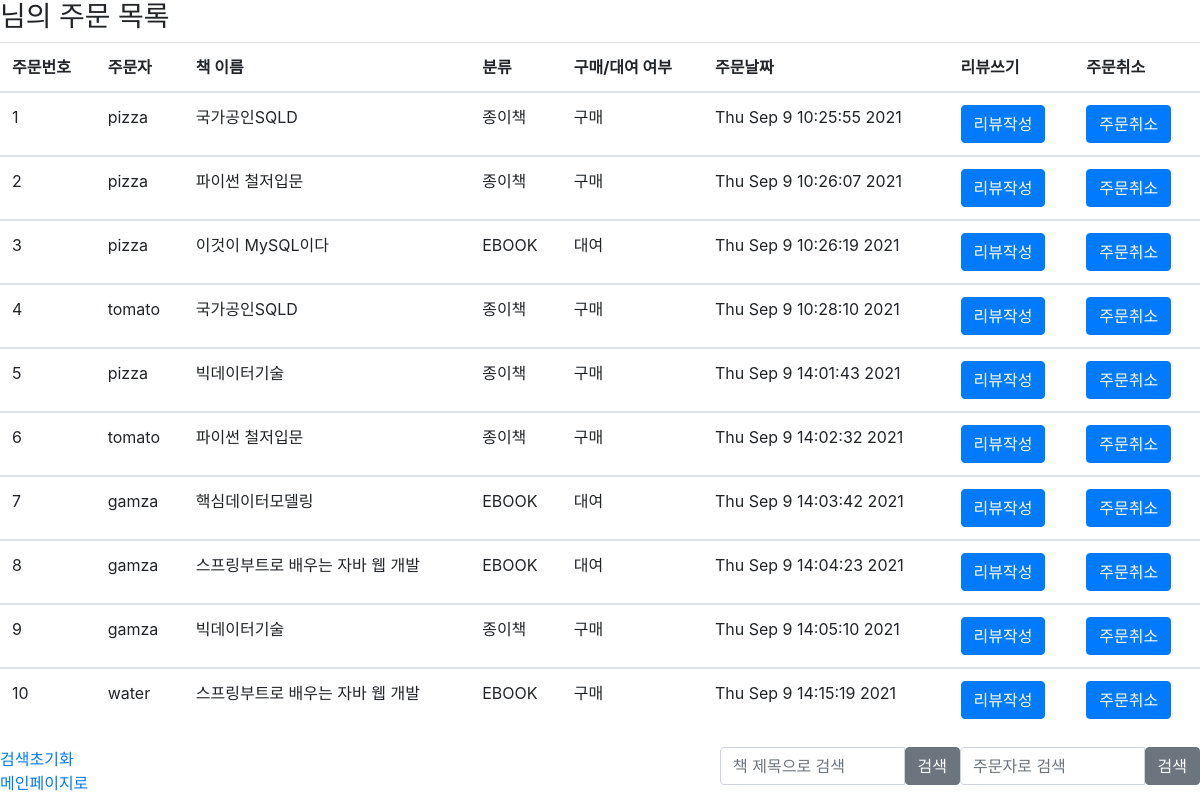
The app's page /order/list with its own data.
### models/mem_model.py (models this page shows)
class Order(db.Model):
    order_no = db.Column(db.Integer, primary_key=True)
    orderer = db.Column(db.String(20), db.ForeignKey('member.id', ondelete='CASCADE'))
    book_title = db.Column(db.String(20), nullable=False)
    book_type = db.Column(db.String(20), nullable=False)
    buy_rental = db.Column(db.String(20), nullable=False)
    date = db.Column(db.DateTime(), nullable=False)
    expire = db.Column(db.DateTime())
    member = db.relationship('Member', backref=db.backref('order_set'))

### routes/ord_route.py (the view)
@bp.route('/list')
def list():
    olist = service.getAll()
    return render_template('order/list.html', olist = olist)

### models/mem_model.py (called while the page is built)
    def getAll(self):
        return Order.query.order_by(Order.order_no.asc())

### templates/order/list.html (shortened to what this page needs)
<!DOCTYPE html>
<html lang="en">
<head>
    <link href="{{ url_for('static', filename='bootstrap.min.css') }}" rel="stylesheet">
</head>
<body>
<h3>{{session.login_id}}님의 주문 목록</h3>
<table class="table" id="list-table">
    <thead>
        <tr>
            <th scope="col">주문번호</th>
            <th scope="col">주문자</th>
            <th scope="col">책 이름</th>
            <th scope="col">분류</th>
            <th scope="col">구매/대여 여부</th>
            <th scope="col">주문날짜</th>
            <th scope="col">리뷰쓰기</th>
            <th scope="col">주문취소</th>
        </tr>
    </thead>
    {% for o in olist %}
    <tbody>
        <tr>
            <td>{{o.order_no}}</td>
            <td>{{o.orderer}}</td>
            <td>{{o.book_title}}</td>
            <td>{{o.book_type}}</td>
            <td>{{o.buy_rental}}</td>
            <td>{{o.date.strftime("%c")}}</td>
            <td><input type="button" value="리뷰작성" class="btn-primary btn"></td>
            <td><input type="button" value="주문취소" class="btn-primary btn"></td>
        </tr>
    {% endfor %}
    </tbody>
</table>
<form name="f">
    <div class="input-group">
        <input type="text" class="form-control" name="orderer" placeholder="주문자로 검색" >
        <span class="input-group-btn">
            <button class="btn btn-secondary" type="button" onclick="a()">검색</button>
        </span>
    </div>
    <div class="input-group">
        <input type="text" class="form-control" name="book_title" placeholder="책 제목으로 검색">
        <span class="input-group-btn">
            <button class="btn btn-secondary" type="button" onclick="b()">검색</button>
        </span>
    </div>
</form>
<a href="/order/myOrder">검색초기화</a><br>
<a href="/">메인페이지로</a>
</body>
</html>

### templates/order/list.html (style rules this page uses)
div.input-group { width: 20%; float: right; }

### records on screen
Order: order_no "1", orderer "pizza", book_title "국가공인SQLD", book_type "종이책", buy_rental "구매", date "Thu Sep 9 10:25:55 2021"
Order: order_no "2", orderer "pizza", book_title "파이썬 철저입문", book_type "종이책", buy_rental "구매", date "Thu Sep 9 10:26:07 2021"
Order: order_no "3", orderer "pizza", book_title "이것이 MySQL이다", book_type "EBOOK", buy_rental "대여", date "Thu Sep 9 10:26:19 2021"
Order: order_no "4", orderer "tomato", book_title "국가공인SQLD", book_type "종이책", buy_rental "구매", date "Thu Sep 9 10:28:10 2021"
Order: order_no "5", orderer "pizza", book_title "빅데이터기술", book_type "종이책", buy_rental "구매", date "Thu Sep 9 14:01:43 2021"
Order: order_no "6", orderer "tomato", book_title "파이썬 철저입문", book_type "종이책", buy_rental "구매", date "Thu Sep 9 14:02:32 2021"
Order: order_no "7", orderer "gamza", book_title "핵심데이터모델링", book_type "EBOOK", buy_rental "대여", date "Thu Sep 9 14:03:42 2021"
Order: order_no "8", orderer "gamza", book_title "스프링부트로 배우는 자바 웹 개발", book_type "EBOOK", buy_rental "대여", date "Thu Sep 9 14:04:23 2021"
Order: order_no "9", orderer "gamza", book_title "빅데이터기술", book_type "종이책", buy_rental "구매", date "Thu Sep 9 14:05:10 2021"
Order: order_no "10", orderer "water", book_title "스프링부트로 배우는 자바 웹 개발", book_type "EBOOK", buy_rental "구매", date "Thu Sep 9 14:15:19 2021"
